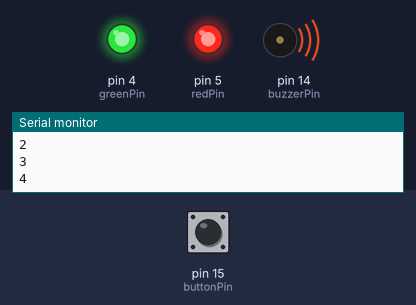
Bench run of a sketch on a simulated Arduino Uno, built with avr-gcc and run on an emulated ATmega328P. Shown: output pins drawn as LEDs (lit = HIGH), buzzer (waves = sounding, pin HIGH), the last lines printed to the serial monitor. The inputs (shaded band) are chosen by the test bench; at power-on: pin 15 (buttonPin) HIGH. Pins used as bus, display or sensor lines are not drawn.

Above: at 1.2 s.
1.3 s: pin 15 (buttonPin) pulled LOW for 3.2 s
At 2.5 s:
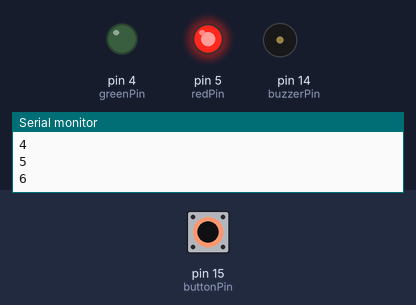
7.5 s: pin 15 (buttonPin) pulled LOW for 0.15 s
At 7.77 s:
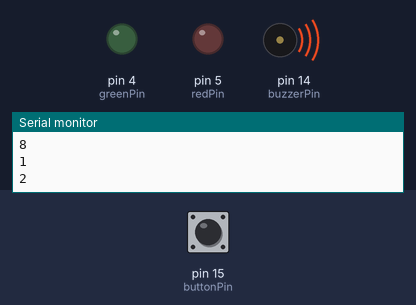
10.5 s: pin 15 (buttonPin) pulsed LOW 5 times (0.12 s each, 0.3 s apart)
At 11.64 s:
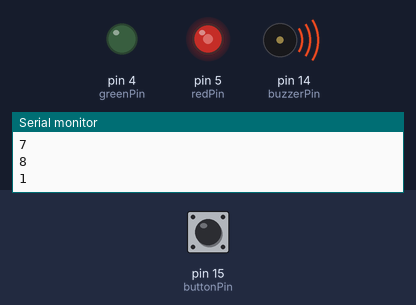
13.5 s: pin 15 (buttonPin) pulsed LOW 5 times (0.12 s each, 0.3 s apart)
At 14.34 s:
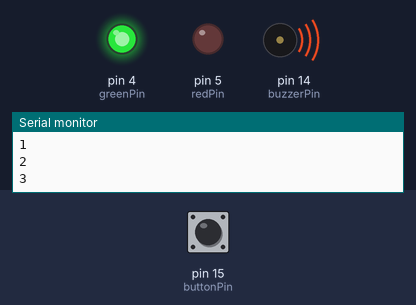
Timing chart, 0 to 17.5 s (numbered marks = the images above; inputs shaded):
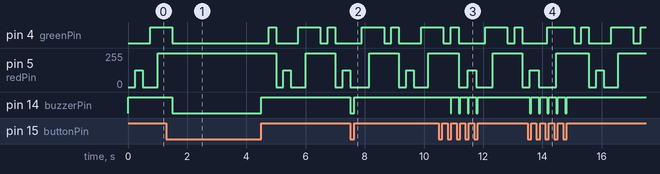

Measured:
- after the input at 1.3 s, pin 14 (buzzerPin): HIGH → LOW after 0.20 s, → HIGH 3.0 s later
- after the input at 7.5 s, pin 14 (buzzerPin): HIGH → LOW at once, → HIGH 0.15 s later
- after the input at 10.5 s, pin 14 (buzzerPin): alternates HIGH for 0.25 s and LOW for 0.05 s, 8 changes in all, then stays HIGH, starting after 0.40 s
- after the input at 13.5 s, pin 14 (buzzerPin): alternates HIGH for 0.25 s and LOW for 0.05 s, 10 changes in all, then stays HIGH, starting after 0.07 s

The sketch:

botton-controlled_rgbLed.ino
```cpp
int buzzerPin = 14;
const byte buttonPin=15;
// digital pins D1,D2,D3 are connected to RGB led.
int redPin= 5;
int greenPin = 4;
int bluePin = 0;
int counter;

void setup()
    {
      Serial.begin(9600);
      pinMode(redPin, OUTPUT);
      pinMode(greenPin, OUTPUT);
      pinMode(bluePin, OUTPUT);
      pinMode(buzzerPin, OUTPUT); //set buzzer as Output
      // make the pushbutton's pin an input:
      pinMode(buttonPin, INPUT_PULLUP);
      digitalWrite(greenPin, LOW);
      digitalWrite(bluePin, LOW);
      digitalWrite(redPin, LOW);
    }

void loop()
    {
       pushbutton();
       if(pushbutton())
       {
         beep(250);
         counter++;
         Serial.println(counter);
         switch(counter)
              {
                case 1: color(127,0,255);
                break;

                case 2: color(0,0,255);
                break;

                case 3: color(0,255,0);
                break;

                case 4: color(255,255,0);
                break;

                case 5: color(255,128,0);
                break;

                case 6: color(255,0,0);
                break;

                case 7: color(255,255,255);
                break;

                case 8: color(0,0,0);
                break;
              }
       }
      if(counter==8) counter = 0;

    }
//function to check input from pushbutton
int pushbutton()
   {
     int touched = digitalRead(buttonPin);
     if(touched == HIGH)   // check if the input is HIGH

     return true;
     else
     return false;
   }

void beep(int delayValue)
     {
       digitalWrite(buzzerPin,HIGH);
       delay(delayValue);
       digitalWrite(buzzerPin,LOW);
     }
void color(int r, int g, int b){
  analogWrite(redPin, r);
  analogWrite(greenPin, g);
  analogWrite(bluePin, b);
}
```
